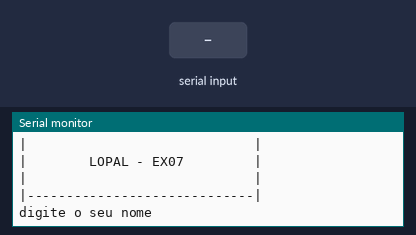
Recording of a sketch running on a simulated Arduino Uno, built with avr-gcc and run on an emulated ATmega328P. Shown: the last lines printed to the serial monitor. Inputs (shaded band) come from the test bench.

Above: at 1.2 s.
1.3 s: "90,45\n" received over Serial
At 2.7 s:
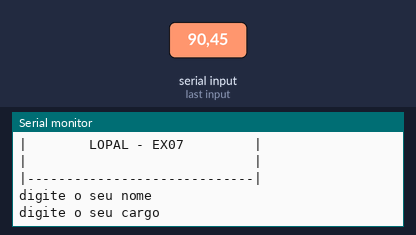
3.8 s: "30,150\n" received over Serial
At 5.8 s:
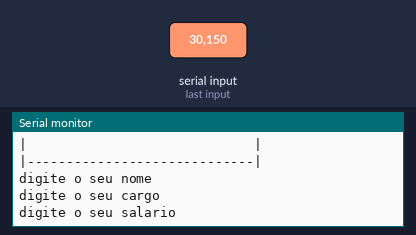
6.3 s: "5\n" received over Serial
At 7.3 s:
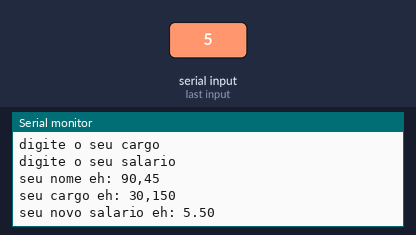

The sketch:

loral_ex071.ino
```cpp
// C++ code
//
void setup()
{
  Serial.begin(9600);
}

String nome = "";
String cargo = "";
float salario = 0;
float acrescido = 0;
float total = 0;

void loop()
{
  Serial.println("|-----------------------------|");
  Serial.println("|                             |");
  Serial.println("|        LOPAL - EX07         |");
  Serial.println("|                             |");
  Serial.println("|-----------------------------|");
  Serial.println();
  Serial.println();
  Serial.println("digite o seu nome");
  while (!Serial.available()) {}
  nome = Serial.readString();
  Serial.println("digite o seu cargo");
  while (!Serial.available()) {}
  cargo = Serial.readString();
  Serial.println("digite o seu salario");
  while (!Serial.available()) {}
  salario = Serial.parseFloat();
  acrescido = salario * 0.10;
  total = salario + acrescido;
  Serial.println("seu nome eh: " + nome);
  Serial.println("seu cargo eh: " + cargo);
  Serial.print("seu novo salario eh: " + String(total));
  delay(10000);
}
```

Measured:
- after the input at 1.3 s, the serial monitor: prints a new line after 1.0 s (image 1)
- after the input at 3.8 s, the serial monitor: prints a new line after 1.0 s (image 2)
- after the input at 6.3 s, the serial monitor: prints a new line at once (image 3)
